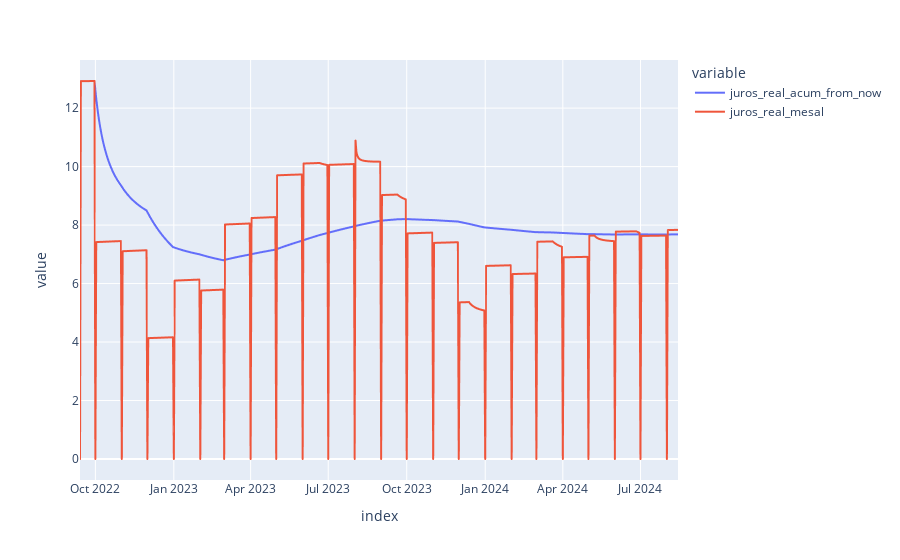

The cell this chart's notebook holds for it:
### Code cell
# Gráfico iterativo utilizando o plotly
fig=px.line(df_juros_real,x=df_juros_real.index,y=['juros_real_acum_from_now','juros_real_mesal'])
# Gerando arquivo com o resultado
plotly.offline.plot(fig, show_link = True,filename=f'./output/Juros_real_forcast.html')
fig.show()

### Figure 1 — Plotly figure (JSON) as saved in the notebook; plotly's stock layout.template omitted (floating-point values rounded to 4 significant figures; data arrays with more than 128 entries replaced by an {"elided": "..."} marker saying what was removed)
{"data": [{"hovertemplate": "variable=juros_real_acum_from_now<br>index=%{x}<br>value=%{y}<extra></extra>", "legendgroup": "juros_real_acum_from_now", "line": {"color": "#636efa", "dash": "solid"}, "marker": {"symbol": "circle"}, "mode": "lines", "name": "juros_real_acum_from_now", "showlegend": true, "type": "scattergl", "x": {"elided": "702 str values"}, "xaxis": "x", "y": {"elided": "702 float values"}, "yaxis": "y"}, {"hovertemplate": "variable=juros_real_mesal<br>index=%{x}<br>value=%{y}<extra></extra>", "legendgroup": "juros_real_mesal", "line": {"color": "#EF553B", "dash": "solid"}, "marker": {"symbol": "circle"}, "mode": "lines", "name": "juros_real_mesal", "showlegend": true, "type": "scattergl", "x": {"elided": "702 str values"}, "xaxis": "x", "y": {"elided": "702 float values"}, "yaxis": "y"}], "layout": {"legend": {"title": {"text": "variable"}, "tracegroupgap": 0}, "margin": {"t": 60}, "xaxis": {"anchor": "y", "domain": [0, 1], "title": {"text": "index"}}, "yaxis": {"anchor": "x", "domain": [0, 1], "title": {"text": "value"}}}}
